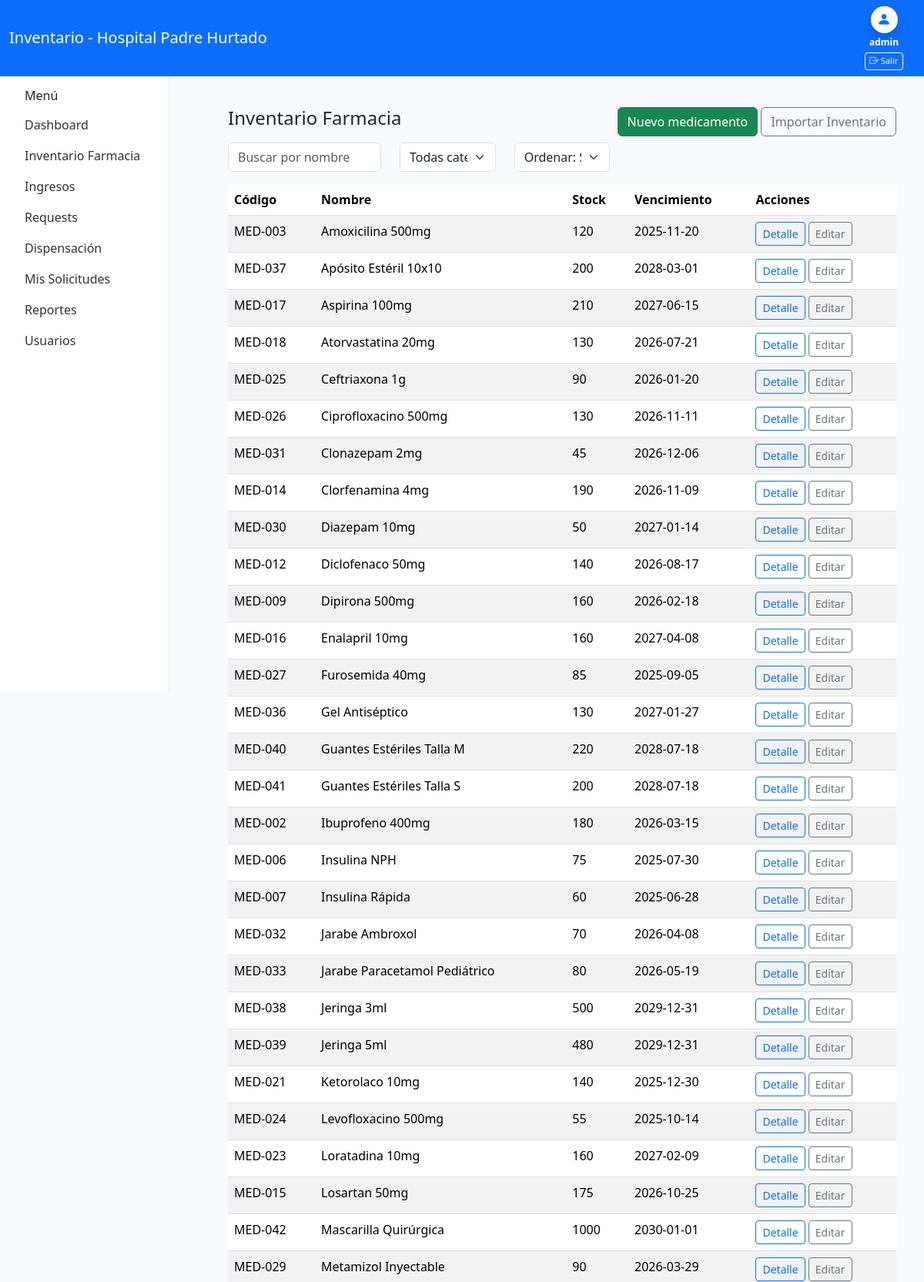
The page /farmacia/ (signed in, upper part) on the database its author committed.
### farmacia/models.py (models this page shows, shortened)
class Medicamento(models.Model):
    codigo = models.CharField(max_length=50, unique=True, blank=True)
    nombre = models.CharField(max_length=200)
    descripcion = models.TextField(blank=True)
    lote = models.CharField(max_length=100, blank=True, null=True)
    fecha_vencimiento = models.DateField(blank=True, null=True)
    stock = models.IntegerField(default=0)
    stock_critico = models.IntegerField(default=0)

### farmacia/views.py (the view)
# urls.py: path('', views.lista_medicamentos, name='medicamentos_lista'),
@login_required
def lista_medicamentos(request):
    if not rol_permitido(request.user, ["ADMIN","JEFE_FARMACIA","FUNC_FARMACIA"]):
        messages.error(request, "No tienes permiso para ver inventario de farmacia.")
        return redirect("index")
    meds = Medicamento.objects.all().order_by('nombre')
    return render(request, "farmacia/medicamento_list.html", {"medicamentos": meds})

### farmacia/views.py (called while the page is built)
def rol_permitido(user, allowed):
    try:
        return user.is_authenticated and user.perfil.rol in allowed
    except Exception:
        return False

### farmacia/templates/farmacia/medicamento_list.html (shortened to what this page needs)
{% extends "core/base.html" %}
{% block principal %}
<div class="container mt-3">
  <div class="d-flex justify-content-between mb-2">
    <h4>Inventario Farmacia</h4>
    <div>
      {% if request.user.perfil.rol in "ADMIN JEFE_FARMACIA" %}
      <a class="btn btn-success" href="{% url 'farmacia:crear' %}">Nuevo medicamento</a>
      <a class="btn btn-outline-secondary" href="{% url 'farmacia:import_inventory' %}">Importar Inventario</a>
      {% endif %}
    </div>
  </div>
  <div class="row mb-3">
    <div class="col-md-3"><input class="form-control" placeholder="Buscar por nombre"></div>
    <div class="col-md-2"><select class="form-select"><option>Todas categorías</option></select></div>
    <div class="col-md-2"><select class="form-select"><option>Ordenar: Stock</option></select></div>
  </div>
  <table class="table table-striped">
    <thead><tr><th>Código</th><th>Nombre</th><th>Stock</th><th>Vencimiento</th><th>Acciones</th></tr></thead>
    <tbody>
      {% for m in medicamentos %}
      <tr>
        <td>{{ m.codigo }}</td>
        <td>{{ m.nombre }}</td>
        <td>{{ m.stock }}</td>
        <td>{% if m.fecha_vencimiento %}{{ m.fecha_vencimiento|date:"Y-m-d" }}{% endif %}</td>
        <td>
          <a class="btn btn-sm btn-outline-primary" href="{% url 'farmacia:detalle' m.pk %}">Detalle</a>
          {% if request.user.perfil.rol in "ADMIN JEFE_FARMACIA" %}
          <a class="btn btn-sm btn-outline-secondary" href="#">Editar</a>
          {% endif %}
        </td>
      </tr>
      {% empty %}
      <tr><td colspan="5">No hay medicamentos.</td></tr>
      {% endfor %}
    </tbody>
  </table>
</div>
{% endblock %}

### core/templates/core/base.html (shortened to what this page needs)
{% load static %}
<!doctype html>
<html lang="es">
<head>
  <link href="https://cdn.jsdelivr.net/npm/bootstrap@5.3.2/dist/css/bootstrap.min.css" rel="stylesheet">
  <link rel="stylesheet" href="https://cdn.jsdelivr.net/npm/bootstrap-icons@1.10.5/font/bootstrap-icons.css">
</head>
<body class="d-flex flex-column min-vh-100">
<nav class="navbar navbar-expand-lg app-header">
  <div class="container-fluid">
    <a class="navbar-brand text-white" href="{% url 'dashboard' %}">Inventario - Hospital Padre Hurtado</a>
    <div class="d-flex">
      {% if request.user.is_authenticated %}
          <div class="d-flex flex-column align-items-center text-white" style="min-width:80px;">
          <div class="rounded-circle bg-white d-flex justify-content-center align-items-center shadow" style="width:35px; height:35px;">
            <i class="bi bi-person-fill" style="font-size:18px; color:#0d6efd;"></i>
          </div>
          <div style="font-size:0.75rem; margin-top:3px; text-align:center;">
            <strong>{{ user.username }}</strong>
          </div>
          <a href="{% url 'logout' %}" class="btn btn-outline-light btn-sm mt-1" style="font-size:0.70rem; padding: 2px 6px; white-space: nowrap; width: auto !important;">
            <i class="bi bi-box-arrow-right"></i>
            Salir
          </a>
        </div>
      {% else %}
        <a class="btn btn-outline-light btn-sm" href="{% url 'login' %}">Iniciar sesión</a>
      {% endif %}
    </div>
  </div>
</nav>
<div class="d-flex">
  <aside class="sidebar p-3">
    <h6 class="px-3">Menú</h6>
    {% with current=request.resolver_match.url_name %}
    <ul class="nav flex-column">
    {% if request.user.is_authenticated %}
      {% if request.user.perfil.rol == "ADMIN" or request.user.perfil.rol == "JEFE_BODEGA" or request.user.perfil.rol == "JEFE_FARMACIA" %}
      <li class="nav-item">
        <a class="nav-link {% if current == 'dashboard' %}active{% endif %}" href="{% url 'dashboard' %}">
            Dashboard
        </a>
      </li>
      {% endif %}
      {% if request.user.perfil.rol == "FUNC_FARMACIA" or request.user.perfil.rol == "JEFE_FARMACIA" %}
      <li class="nav-item">
        <a class="nav-link {% if current == 'lista' %}active{% endif %}"
          href="{% url 'farmacia:medicamentos_lista' %}">
          Inventario Farmacia
        </a>
      </li>
      {% endif %}
      <li class="nav-item">
        <a class="nav-link {% if current == 'register_entry' %}active{% endif %}" href="{% url 'inventario:register_entry' %}">Ingresos</a>
      </li>
      <li class="nav-item">
        <a class="nav-link {% if current == 'solicitudes_listar' %}active{% endif %}" href="{% url 'inventario:solicitudes_listar' %}">Requests</a>
      </li>
      {% if request.user.perfil.rol == "FUNC_FARMACIA" or request.user.perfil.rol == "JEFE_FARMACIA" %}
      <li class="nav-item">
        <a class="nav-link {% if current == 'dispense' %}active{% endif %}" href="{% url 'farmacia:dispense' %}">Dispensación</a>
      </li>
      <li class="nav-item">
        <a class="nav-link {% if current == 'solicitudes_mias' %}active{% endif %}" href="{% url 'farmacia:solicitudes_mias' %}">Mis Solicitudes</a>
      </li>
      {% endif %}
      <li class="nav-item">
        <a class="nav-link {% if current == 'reports' %}active{% endif %}" href="{% url 'reports' %}">Reportes</a>
      </li>
    {% endif %}
      {% if user.is_authenticated and user.is_superuser %}
      <li class="nav-item">
        <a class="nav-link {% if current == 'manage_users' %}active{% endif %}" href="{% url 'manage_users' %}">Usuarios</a>
      </li>
      {% endif %}
    </ul>
    {% endwith %}
  </aside>
  <main class="flex-fill p-4">
    {% block principal %}
    {% endblock %}
  </main>
</div>
</body>
</html>

### core/templates/core/base.html (style rules this page uses)
body { background:#f7f9fc; }
.sidebar { min-width: 220px; max-width: 260px; background: #fff; border-right:1px solid #e6eef8; height:100vh; padding-top:1rem; position:fixed; }
main.flex-fill { margin-left: 260px; }
.app-header { background: #0d6efd; color: #fff; }
.sidebar .nav { padding-left:0; }
.sidebar .nav-link { color:#333; }

### rows shown on the page
Medicamento: codigo "MED-003", nombre "Amoxicilina 500mg", stock "120", fecha_vencimiento "2025-11-20"
Medicamento: codigo "MED-037", nombre "Apósito Estéril 10x10", stock "200", fecha_vencimiento "2028-03-01"
Medicamento: codigo "MED-017", nombre "Aspirina 100mg", stock "210", fecha_vencimiento "2027-06-15"
Medicamento: codigo "MED-018", nombre "Atorvastatina 20mg", stock "130", fecha_vencimiento "2026-07-21"
Medicamento: codigo "MED-025", nombre "Ceftriaxona 1g", stock "90", fecha_vencimiento "2026-01-20"
Medicamento: codigo "MED-026", nombre "Ciprofloxacino 500mg", stock "130", fecha_vencimiento "2026-11-11"
Medicamento: codigo "MED-031", nombre "Clonazepam 2mg", stock "45", fecha_vencimiento "2026-12-06"
Medicamento: codigo "MED-014", nombre "Clorfenamina 4mg", stock "190", fecha_vencimiento "2026-11-09"
Medicamento: codigo "MED-030", nombre "Diazepam 10mg", stock "50", fecha_vencimiento "2027-01-14"
Medicamento: codigo "MED-012", nombre "Diclofenaco 50mg", stock "140", fecha_vencimiento "2026-08-17"
Medicamento: codigo "MED-009", nombre "Dipirona 500mg", stock "160", fecha_vencimiento "2026-02-18"
Medicamento: codigo "MED-016", nombre "Enalapril 10mg", stock "160", fecha_vencimiento "2027-04-08"
Medicamento: codigo "MED-027", nombre "Furosemida 40mg", stock "85", fecha_vencimiento "2025-09-05"
Medicamento: codigo "MED-036", nombre "Gel Antiséptico", stock "130", fecha_vencimiento "2027-01-27"
Medicamento: codigo "MED-040", nombre "Guantes Estériles Talla M", stock "220", fecha_vencimiento "2028-07-18"
Medicamento: codigo "MED-041", nombre "Guantes Estériles Talla S", stock "200", fecha_vencimiento "2028-07-18"
Medicamento: codigo "MED-002", nombre "Ibuprofeno 400mg", stock "180", fecha_vencimiento "2026-03-15"
Medicamento: codigo "MED-006", nombre "Insulina NPH", stock "75", fecha_vencimiento "2025-07-30"
Medicamento: codigo "MED-007", nombre "Insulina Rápida", stock "60", fecha_vencimiento "2025-06-28"
Medicamento: codigo "MED-032", nombre "Jarabe Ambroxol", stock "70", fecha_vencimiento "2026-04-08"
Medicamento: codigo "MED-033", nombre "Jarabe Paracetamol Pediátrico", stock "80", fecha_vencimiento "2026-05-19"
Medicamento: codigo "MED-038", nombre "Jeringa 3ml", stock "500", fecha_vencimiento "2029-12-31"
Medicamento: codigo "MED-039", nombre "Jeringa 5ml", stock "480", fecha_vencimiento "2029-12-31"
Medicamento: codigo "MED-021", nombre "Ketorolaco 10mg", stock "140", fecha_vencimiento "2025-12-30"
Medicamento: codigo "MED-024", nombre "Levofloxacino 500mg", stock "55", fecha_vencimiento "2025-10-14"
Medicamento: codigo "MED-023", nombre "Loratadina 10mg", stock "160", fecha_vencimiento "2027-02-09"
Medicamento: codigo "MED-015", nombre "Losartan 50mg", stock "175", fecha_vencimiento "2026-10-25"
Medicamento: codigo "MED-042", nombre "Mascarilla Quirúrgica", stock "1000", fecha_vencimiento "2030-01-01"
Medicamento: codigo "MED-029", nombre "Metamizol Inyectable", stock "90", fecha_vencimiento "2026-03-29"

### other values the page prints
{{ user.username }} "admin"
